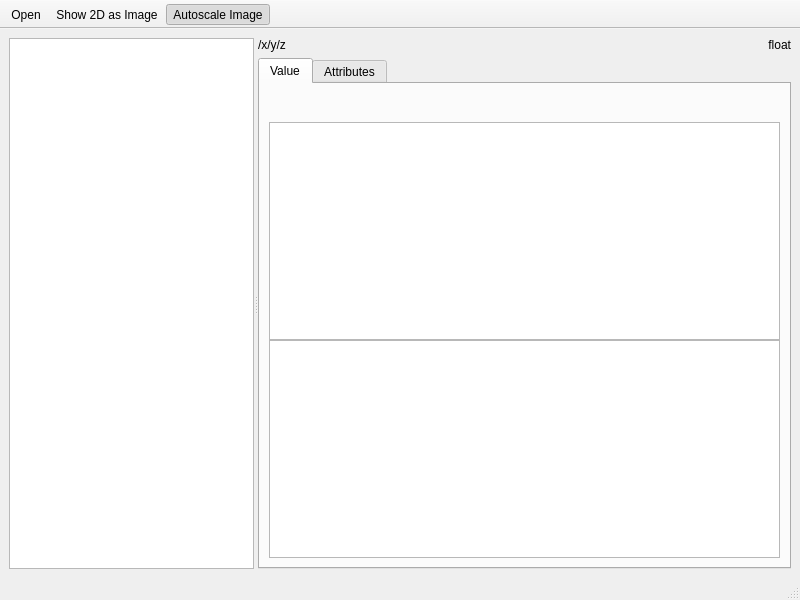
<?xml version="1.0" encoding="UTF-8"?>
<ui version="4.0">
 <class>MainWindow</class>
 <widget class="QMainWindow" name="MainWindow">
  <property name="geometry">
   <rect>
    <x>0</x>
    <y>0</y>
    <width>800</width>
    <height>600</height>
   </rect>
  </property>
  <property name="windowTitle">
   <string>H5View</string>
  </property>
  <widget class="QWidget" name="centralwidget">
   <layout class="QVBoxLayout" name="verticalLayout_2">
    <item>
     <widget class="QSplitter" name="splitter">
      <property name="orientation">
       <enum>Qt::Horizontal</enum>
      </property>
      <widget class="QTreeView" name="treeView">
       <property name="sizePolicy">
        <sizepolicy hsizetype="Expanding" vsizetype="Expanding">
         <horstretch>1</horstretch>
         <verstretch>0</verstretch>
        </sizepolicy>
       </property>
       <attribute name="headerVisible">
        <bool>false</bool>
       </attribute>
      </widget>
      <widget class="QWidget" name="rightPanels" native="true">
       <property name="sizePolicy">
        <sizepolicy hsizetype="Preferred" vsizetype="Preferred">
         <horstretch>2</horstretch>
         <verstretch>1</verstretch>
        </sizepolicy>
       </property>
       <layout class="QGridLayout" name="gridLayout">
        <property name="leftMargin">
         <number>0</number>
        </property>
        <property name="topMargin">
         <number>0</number>
        </property>
        <property name="rightMargin">
         <number>0</number>
        </property>
        <property name="bottomMargin">
         <number>0</number>
        </property>
        <property name="spacing">
         <number>6</number>
        </property>
        <item row="0" column="0">
         <widget class="QLabel" name="pathLabel">
          <property name="text">
           <string>/x/y/z</string>
          </property>
         </widget>
        </item>
        <item row="0" column="1">
         <widget class="QLabel" name="typeLabel">
          <property name="text">
           <string>float</string>
          </property>
          <property name="alignment">
           <set>Qt::AlignRight|Qt::AlignTrailing|Qt::AlignVCenter</set>
          </property>
         </widget>
        </item>
        <item row="2" column="0" colspan="2">
         <widget class="QTabWidget" name="tabWidget">
          <property name="sizePolicy">
           <sizepolicy hsizetype="Expanding" vsizetype="Expanding">
            <horstretch>2</horstretch>
            <verstretch>1</verstretch>
           </sizepolicy>
          </property>
          <property name="currentIndex">
           <number>0</number>
          </property>
          <widget class="QWidget" name="tab">
           <attribute name="title">
            <string>Value</string>
           </attribute>
           <layout class="QVBoxLayout" name="verticalLayout_4">
            <item>
             <widget class="QWidget" name="spinContainer" native="true">
              <property name="sizePolicy">
               <sizepolicy hsizetype="Minimum" vsizetype="Fixed">
                <horstretch>0</horstretch>
                <verstretch>0</verstretch>
               </sizepolicy>
              </property>
              <layout class="QHBoxLayout" name="horizontalLayout">
               <item>
                <spacer name="horizontalSpacer">
                 <property name="orientation">
                  <enum>Qt::Horizontal</enum>
                 </property>
                 <property name="sizeHint" stdset="0">
                  <size>
                   <width>5</width>
                   <height>5</height>
                  </size>
                 </property>
                </spacer>
               </item>
              </layout>
             </widget>
            </item>
            <item>
             <widget class="QWidget" name="viewWidgetContainer" native="true">
              <property name="sizePolicy">
               <sizepolicy hsizetype="Preferred" vsizetype="Preferred">
                <horstretch>0</horstretch>
                <verstretch>1</verstretch>
               </sizepolicy>
              </property>
              <layout class="QVBoxLayout" name="verticalLayout">
               <property name="spacing">
                <number>0</number>
               </property>
               <property name="leftMargin">
                <number>0</number>
               </property>
               <property name="topMargin">
                <number>0</number>
               </property>
               <property name="rightMargin">
                <number>0</number>
               </property>
               <property name="bottomMargin">
                <number>0</number>
               </property>
               <item>
                <widget class="QPlainTextEdit" name="valueTextView">
                 <property name="readOnly">
                  <bool>true</bool>
                 </property>
                </widget>
               </item>
               <item>
                <widget class="QTableView" name="valueTableView">
                 <property name="editTriggers">
                  <set>QAbstractItemView::NoEditTriggers</set>
                 </property>
                 <property name="verticalScrollMode">
                  <enum>QAbstractItemView::ScrollPerPixel</enum>
                 </property>
                 <property name="horizontalScrollMode">
                  <enum>QAbstractItemView::ScrollPerPixel</enum>
                 </property>
                 <attribute name="horizontalHeaderVisible">
                  <bool>false</bool>
                 </attribute>
                 <attribute name="horizontalHeaderStretchLastSection">
                  <bool>true</bool>
                 </attribute>
                 <attribute name="verticalHeaderVisible">
                  <bool>false</bool>
                 </attribute>
                </widget>
               </item>
              </layout>
             </widget>
            </item>
           </layout>
          </widget>
          <widget class="QWidget" name="tab_2">
           <attribute name="title">
            <string>Attributes</string>
           </attribute>
           <layout class="QVBoxLayout" name="verticalLayout_3">
            <item>
             <widget class="QTableView" name="attrTableView">
              <property name="editTriggers">
               <set>QAbstractItemView::NoEditTriggers</set>
              </property>
              <property name="textElideMode">
               <enum>Qt::ElideNone</enum>
              </property>
              <property name="verticalScrollMode">
               <enum>QAbstractItemView::ScrollPerPixel</enum>
              </property>
              <property name="horizontalScrollMode">
               <enum>QAbstractItemView::ScrollPerPixel</enum>
              </property>
              <attribute name="horizontalHeaderVisible">
               <bool>false</bool>
              </attribute>
              <attribute name="horizontalHeaderStretchLastSection">
               <bool>true</bool>
              </attribute>
              <attribute name="verticalHeaderVisible">
               <bool>false</bool>
              </attribute>
             </widget>
            </item>
           </layout>
          </widget>
         </widget>
        </item>
       </layout>
      </widget>
     </widget>
    </item>
   </layout>
  </widget>
  <widget class="QStatusBar" name="statusbar"/>
  <widget class="QToolBar" name="toolBar">
   <property name="windowTitle">
    <string>toolBar</string>
   </property>
   <property name="movable">
    <bool>false</bool>
   </property>
   <property name="floatable">
    <bool>false</bool>
   </property>
   <attribute name="toolBarArea">
    <enum>TopToolBarArea</enum>
   </attribute>
   <attribute name="toolBarBreak">
    <bool>false</bool>
   </attribute>
   <addaction name="actionOpen"/>
   <addaction name="actionShow_Image"/>
   <addaction name="actionAutoscale_Image"/>
  </widget>
  <action name="actionOpen">
   <property name="text">
    <string>Open</string>
   </property>
  </action>
  <action name="actionShow_Image">
   <property name="checkable">
    <bool>true</bool>
   </property>
   <property name="text">
    <string>Show 2D as Image</string>
   </property>
  </action>
  <action name="actionAutoscale_Image">
   <property name="checkable">
    <bool>true</bool>
   </property>
   <property name="checked">
    <bool>true</bool>
   </property>
   <property name="text">
    <string>Autoscale Image</string>
   </property>
  </action>
 </widget>
 <resources/>
 <connections/>
</ui>
